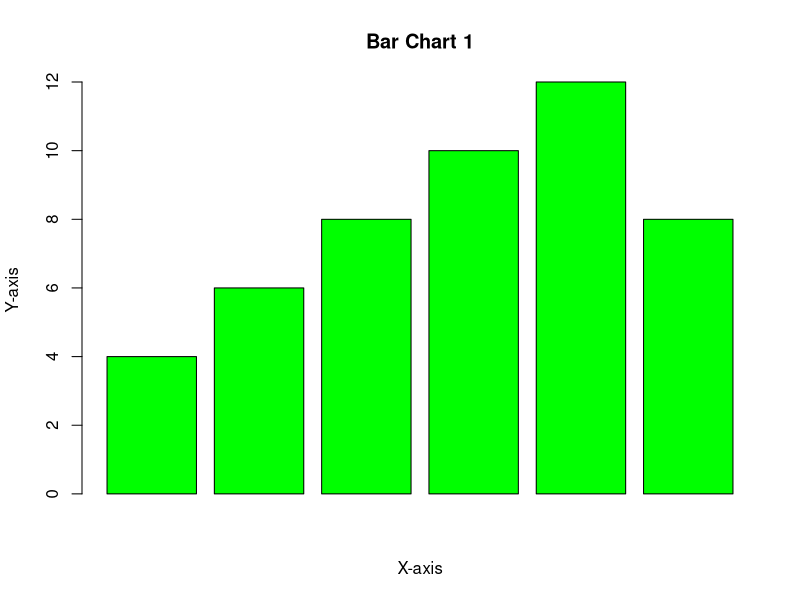
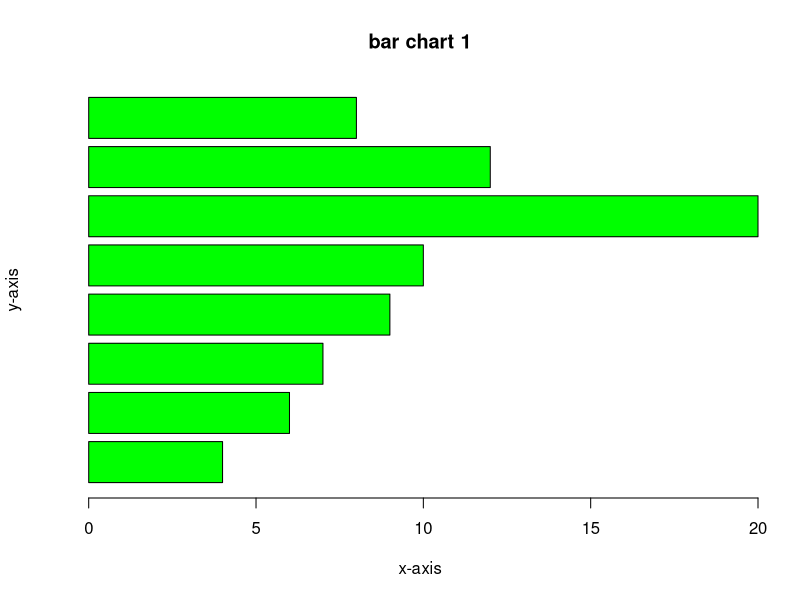
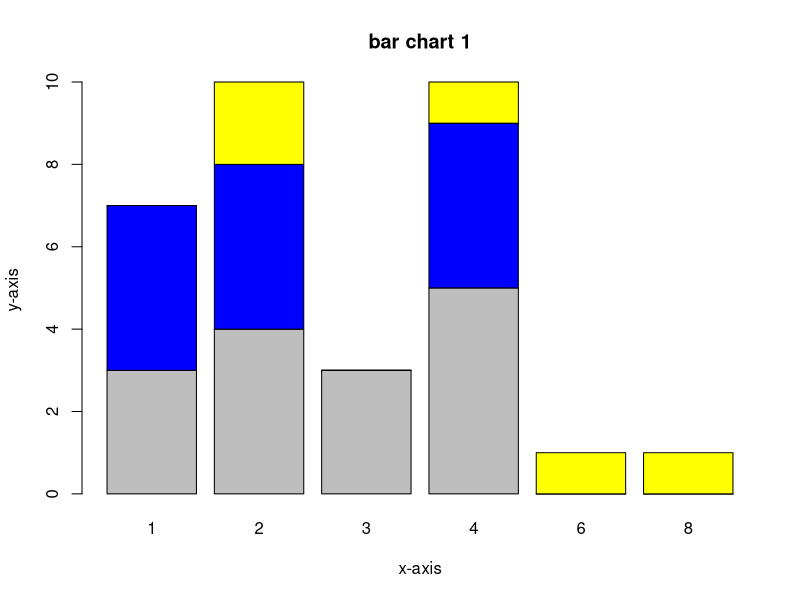
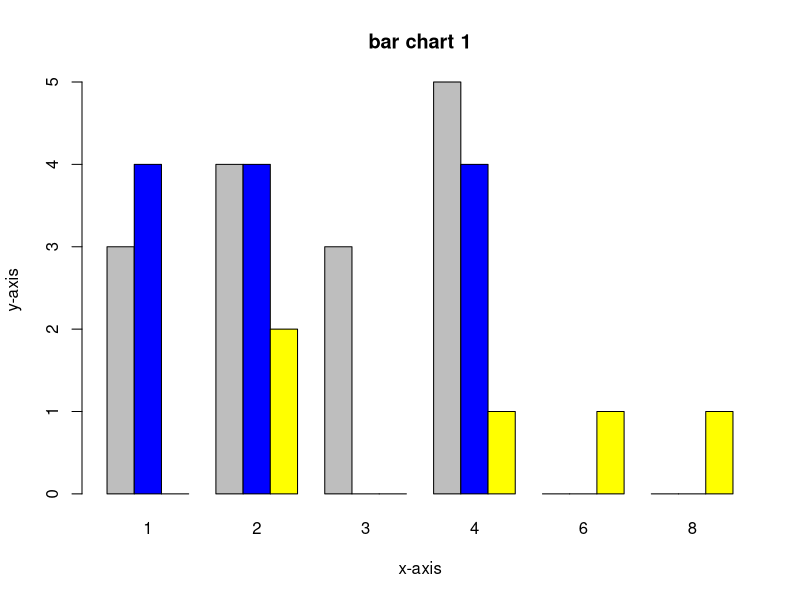
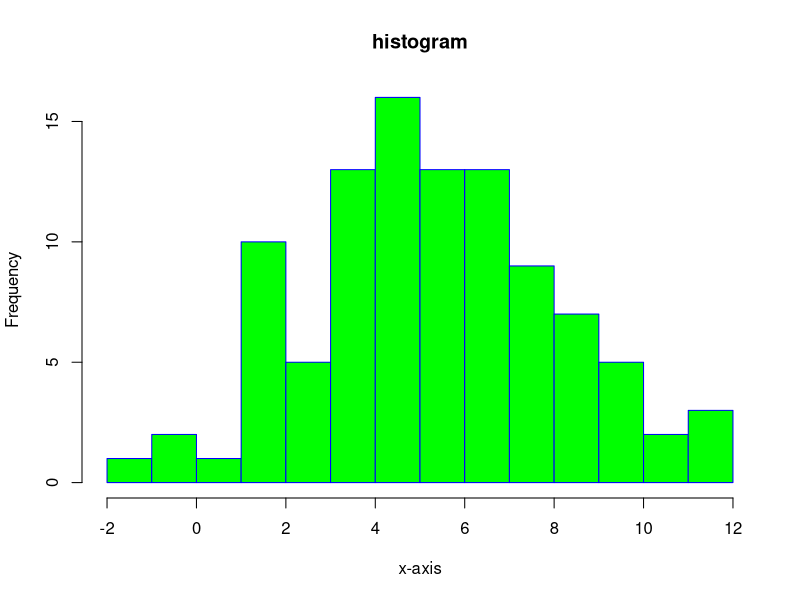
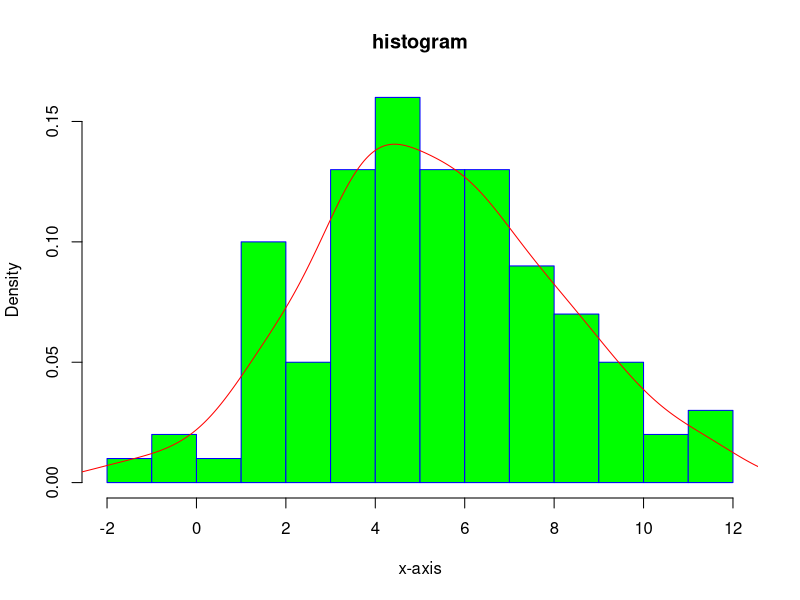
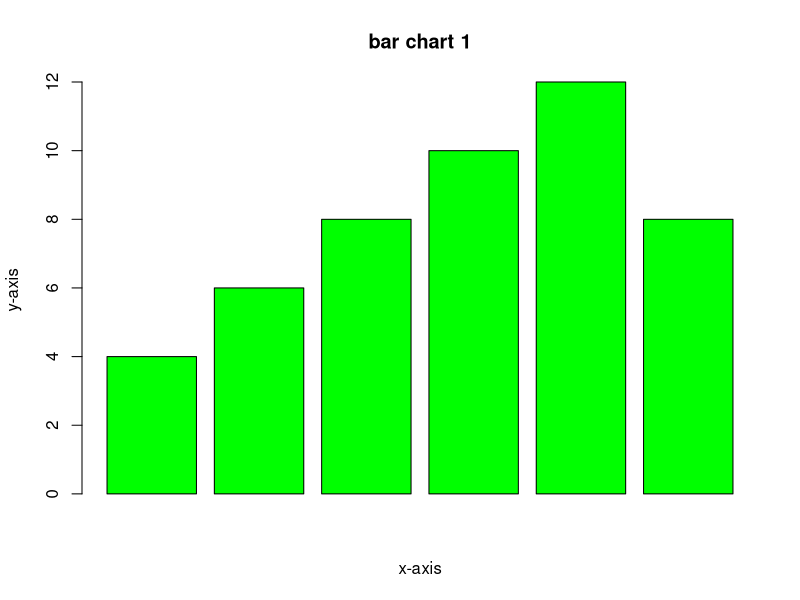

The R script that drew these images, in order:
# Gráfico de barras e histograma
data <- c(4,6,8,10,12,8)
barplot(data,xlab = "X-axis",ylab = "Y-axis",main = "Bar Chart 1", col = "green")

# Exportar el grafico como imagen
png(filename = "barchart.png", width = 800, height = 600)
barplot(data, xlab="x-axis", ylab="y-axis", main="bar chart 1", col="green")
dev.off()

# Grafica de barras horizontal
data <- c(4, 6, 7, 9, 10, 20, 12, 8)
barplot(data, xlab="x-axis", ylab="y-axis", main="bar chart 1",col = "green",horiz = TRUE)

# Diagrama de barras apiladas
data("mtcars")
data<-table(mtcars$gear,mtcars$carb)
data

barplot(data, xlab="x-axis", ylab="y-axis", main="bar chart 1", col=c("grey", "blue", "yellow"))

# Un gráfico de barras agrupadas
barplot(data, xlab="x-axis", ylab="y-axis", main="bar chart 1", col=c("grey", "blue", "yellow"),beside=TRUE)



# Histogramas
set.seed(123)
data1 <- rnorm(100, mean=5, sd=3)
hist(data1, main="histogram", xlab="x-axis", col="green",border="blue", breaks=10)


# Graficar un histograma con una línea de densidad
hist(data1, main="histogram", xlab="x-axis", col="green", border="blue", breaks=10,freq=FALSE)
lines(density(data1), col="red")